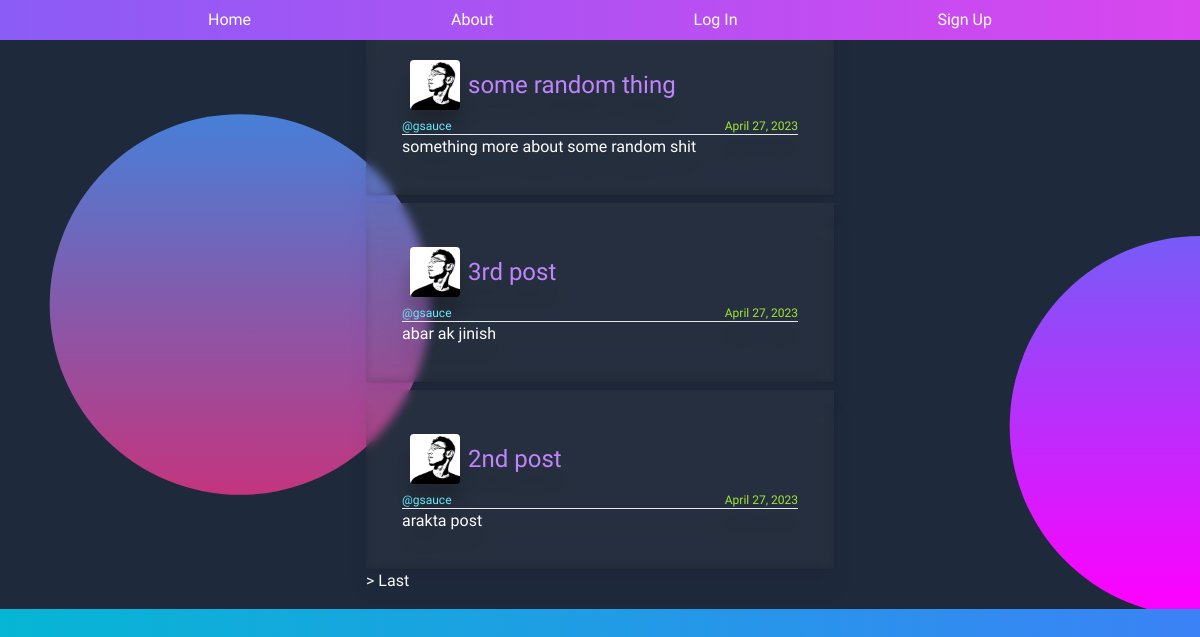
The page / on the database its author committed.
### app/models.py (models this page shows, shortened)
class Post(models.Model):
    title = models.CharField(max_length=100)
    content = models.TextField()
    date_posted = models.DateTimeField(default=timezone.now)
    author = models.ForeignKey(User,on_delete=models.CASCADE)

class Profile(models.Model):
    user = models.OneToOneField(User,on_delete=models.CASCADE)
    image = models.ImageField(default='default.png',upload_to='profile_pics')

### app/views.py (the view)
# urls.py: path('', views.PostListView.as_view(),name='home'),
class PostListView(ListView):
    model = Post
    template_name = 'home.html'
    context_object_name = 'posts'
    ordering = ['-date_posted']
    paginate_by = 3

### app/templates/home.html (shortened to what this page needs)
{% extends 'base.html' %}
{% block content %}
    <div class="m-4">
        {% for post in posts %}
        <div class="main glass w-[100%]" style="margin-top:8px">
            <div class="title text-black p-9">
                <div class="flex items-center">
                    <img class="rounded m-2" style="height:50px" src="{{post.author.profile.image.url}}" alt="">
                    <p class="text-2xl text-purple-400">
                        <a href="{% url 'post-detail' post.id %}" class="hover:text-lime-400">  {{post.title}}   </a>
                    </p>
                </div>
                <div class="flex justify-between">
                    <p class="text-xs text-cyan-300">
                        <a class="hover:underline" href="{% url 'user-post' post.author.username %}">
                        @{{post.author}}
                        </a>
                    </p>
                    <p class="text-xs text-lime-400" >{{post.date_posted | date:"F d, Y"}}</p>
                </div>
                <hr>
                <p class="post-content">{{post.content|truncatewords:50}}</p>
            </div>
        </div>
        {% endfor %}
        {% if is_paginated %}
            {% if page_obj.has_next %}
                <a class="" href="?page={{page_obj.next_page_number}}"> > </a>
                <a class="" href="?page={{page_obj.paginator.num_pages}}"> Last </a>
            {% endif %}
        {% endif %}
    </div>
{% endblock content %}

### theme/templates/base.html (shortened to what this page needs)
{% load static tailwind_tags %} {% load static %}
<!DOCTYPE html>
<html lang="en">
  <head>
    {% tailwind_css %}
    <link rel="stylesheet" href="{% static 'css/dist/base.css' %}" />
  </head>
  <body class="bg-gradient-to-r from-cyan-500 to-blue-500">
    <div id="main-body" class="flex z-10 bg-slate-800 box-border  h-[95vh] relative">
      <nav
        class="z-20 top-0 w-[100%] p-2 bg-gradient-to-r from-violet-500 to-fuchsia-500 fixed"
      >
        <div class="flex justify-evenly w-[100%]">
          <li class="list-none hover:scale-125 hover:rotate-6"><a href="/">Home</a></li>
          <li class="list-none hover:scale-125 hover:rotate-6"><a href="{% url 'about' %}">About</a></li>
            {% if user.is_authenticated  %}
            <li class="list-none hover:scale-125 hover:rotate-6"><a href="{% url 'profile' %}">Your Profile</a></li>
            <li class="list-none hover:scale-125 hover:rotate-6"><a href="{% url 'post-create' %}">Create Post</a></li>
            <li class="list-none hover:scale-125 hover:rotate-6"><a href="{% url 'logout' %}">Log Out</a></li>
            {% else %}
            <li class="list-none hover:scale-125 hover:rotate-6"><a href="{% url 'login' %}">Log In</a></li>
            <li class="list-none hover:scale-125 hover:rotate-6"><a href="{% url 'register' %}">Sign Up</a></li>
            {% endif %}
        </div>
      </nav>
      <div class="relative m-auto sm:w-[500px] scrollbar-hide " style="z-index:1; overflow-y: auto; max-height: 85vh;">
        {% block content %} {% endblock content %}
      </div>
    </div>
  </body>
</html>

### rows shown on the page
Post: author.profile.image (picture), title "some random thing", author "gsauce", date_posted "April 27, 2023", content "something more about some random shit"
Post: author.profile.image (picture), title "3rd post", author "gsauce", date_posted "April 27, 2023", content "abar ak jinish"
Post: author.profile.image (picture), title "2nd post", author "gsauce", date_posted "April 27, 2023", content "arakta post"
